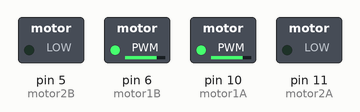
Bench run of a sketch on a simulated Arduino Uno, built with avr-gcc and run on an emulated ATmega328P. Parts: switched loads named in the sketch (green lamp = pin HIGH).

Above: at 0.05 s.
At 3.5 s:
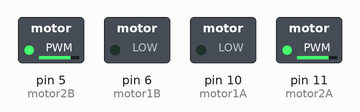
At 7.0 s:
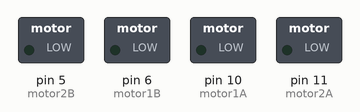
Timing chart, 0 to 9.1 s (numbered marks = the images above):
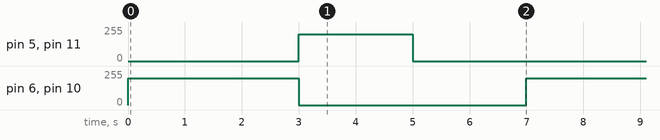

The sketch:

Motor.ino
```cpp
const int motor1A = 10;
const int motor2A = 11;
const int motor1B = 6;
const int motor2B = 5;

void setup() {
  pinMode(motor1A, OUTPUT);
  pinMode(motor2A, OUTPUT);
  pinMode(motor1B, OUTPUT);
  pinMode(motor2B, OUTPUT);


}

void loop() {
  forward();
  delay(3000);
  back();
  delay(2000);
  stop();
  delay(2000);

}

void forward() {
  digitalWrite(motor1A,HIGH);
  digitalWrite(motor2A,LOW);
  digitalWrite(motor1B,HIGH);
  digitalWrite(motor2B,LOW);
  analogWrite(motor1A,200);
  analogWrite(motor1B,200);

}
void back() {
  digitalWrite(motor1A,LOW);
  digitalWrite(motor2A,HIGH);
  digitalWrite(motor1B,LOW);
  digitalWrite(motor2B,HIGH);
  analogWrite(motor2A,200);
  analogWrite(motor2B,200);

}

void right() {
  digitalWrite(motor1A,LOW);
  digitalWrite(motor2A,HIGH);
  digitalWrite(motor1B,HIGH);
  digitalWrite(motor2B,LOW);
  analogWrite(motor2A,200);
  analogWrite(motor2B,100);
}

void left() {
  digitalWrite(motor1A,HIGH);
  digitalWrite(motor2A,LOW);
  digitalWrite(motor1B,HIGH);
  digitalWrite(motor2B,LOW);
  analogWrite(motor2A,100);
  analogWrite(motor2B,200);
}


void stop() {
  digitalWrite(motor1A,LOW);
  digitalWrite(motor2A,LOW);
  digitalWrite(motor1B,LOW);
  digitalWrite(motor2B,LOW);
}
```

Measured:
- by itself, pin 5 (motor2B), pin 11 (motor2A): alternates 200/255 for 2.0 s and 0/255 for 5.0 s
- by itself, pin 6 (motor1B), pin 10 (motor1A): alternates 200/255 for 3.0 s and 0/255 for 4.0 s
